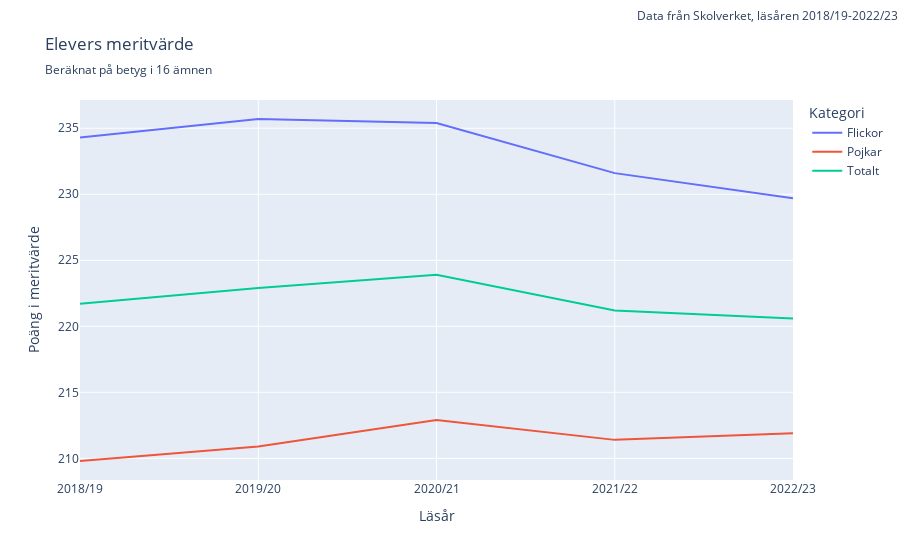

The notebook cell saved with this chart:
### Markdown cell above
##### Plotting (merit value for 16 subjects)

### Code cell
# Here I need the same rows but other columns, so I reuse the dataframe df_table_1b_filtered
# Instead I need the first four columns, so I filter out the rest
df_merit_16 = df_table_1b_filtered.iloc[:, :4]

# Fig object to use with plotly express to create a line diagram
fig_merit_16 = px.line(
    df_merit_16,
    x='År',
    y=['Flickor', 'Pojkar', 'Totalt'],
    title='Elevers meritvärde',
    subtitle='Beräknat på betyg i 16 ämnen',
    labels={'År': 'Läsår', 'value': 'Poäng i meritvärde', 'variable': 'Kategori'}
)

# Annotation in the top right corner to state source of the data
fig_merit_16.add_annotation(
    text="Data från Skolverket, läsåren 2018/19-2022/23",
    xref="paper", # Reference to the x-axis range
    yref="paper", # Reference to the y-axis range
    x=1.15,
    y=1.25,
    showarrow=False # No arrow
)

fig_merit_16.show()

### Figure 1 — Plotly figure (JSON) as saved in the notebook; plotly's stock layout.template omitted (floating-point values rounded to 4 significant figures)
{"data": [{"hovertemplate": "Kategori=Flickor<br>Läsår=%{x}<br>Poäng i meritvärde=%{y}<extra></extra>", "legendgroup": "Flickor", "line": {"color": "#636efa", "dash": "solid"}, "marker": {"symbol": "circle"}, "mode": "lines", "name": "Flickor", "orientation": "v", "showlegend": true, "type": "scatter", "x": ["2018/19", "2019/20", "2020/21", "2021/22", "2022/23"], "xaxis": "x", "y": [234.3, 235.7, 235.4, 231.6, 229.7], "yaxis": "y"}, {"hovertemplate": "Kategori=Pojkar<br>Läsår=%{x}<br>Poäng i meritvärde=%{y}<extra></extra>", "legendgroup": "Pojkar", "line": {"color": "#EF553B", "dash": "solid"}, "marker": {"symbol": "circle"}, "mode": "lines", "name": "Pojkar", "orientation": "v", "showlegend": true, "type": "scatter", "x": ["2018/19", "2019/20", "2020/21", "2021/22", "2022/23"], "xaxis": "x", "y": [209.8, 210.9, 212.9, 211.4, 211.9], "yaxis": "y"}, {"hovertemplate": "Kategori=Totalt<br>Läsår=%{x}<br>Poäng i meritvärde=%{y}<extra></extra>", "legendgroup": "Totalt", "line": {"color": "#00cc96", "dash": "solid"}, "marker": {"symbol": "circle"}, "mode": "lines", "name": "Totalt", "orientation": "v", "showlegend": true, "type": "scatter", "x": ["2018/19", "2019/20", "2020/21", "2021/22", "2022/23"], "xaxis": "x", "y": [221.7, 222.9, 223.9, 221.2, 220.6], "yaxis": "y"}], "layout": {"annotations": [{"showarrow": false, "text": "Data från Skolverket, läsåren 2018/19-2022/23", "x": 1.15, "xref": "paper", "y": 1.25, "yref": "paper"}], "legend": {"title": {"text": "Kategori"}, "tracegroupgap": 0}, "title": {"subtitle": {"text": "Beräknat på betyg i 16 ämnen"}, "text": "Elevers meritvärde"}, "xaxis": {"anchor": "y", "domain": [0, 1], "title": {"text": "Läsår"}}, "yaxis": {"anchor": "x", "domain": [0, 1], "title": {"text": "Poäng i meritvärde"}}}}
